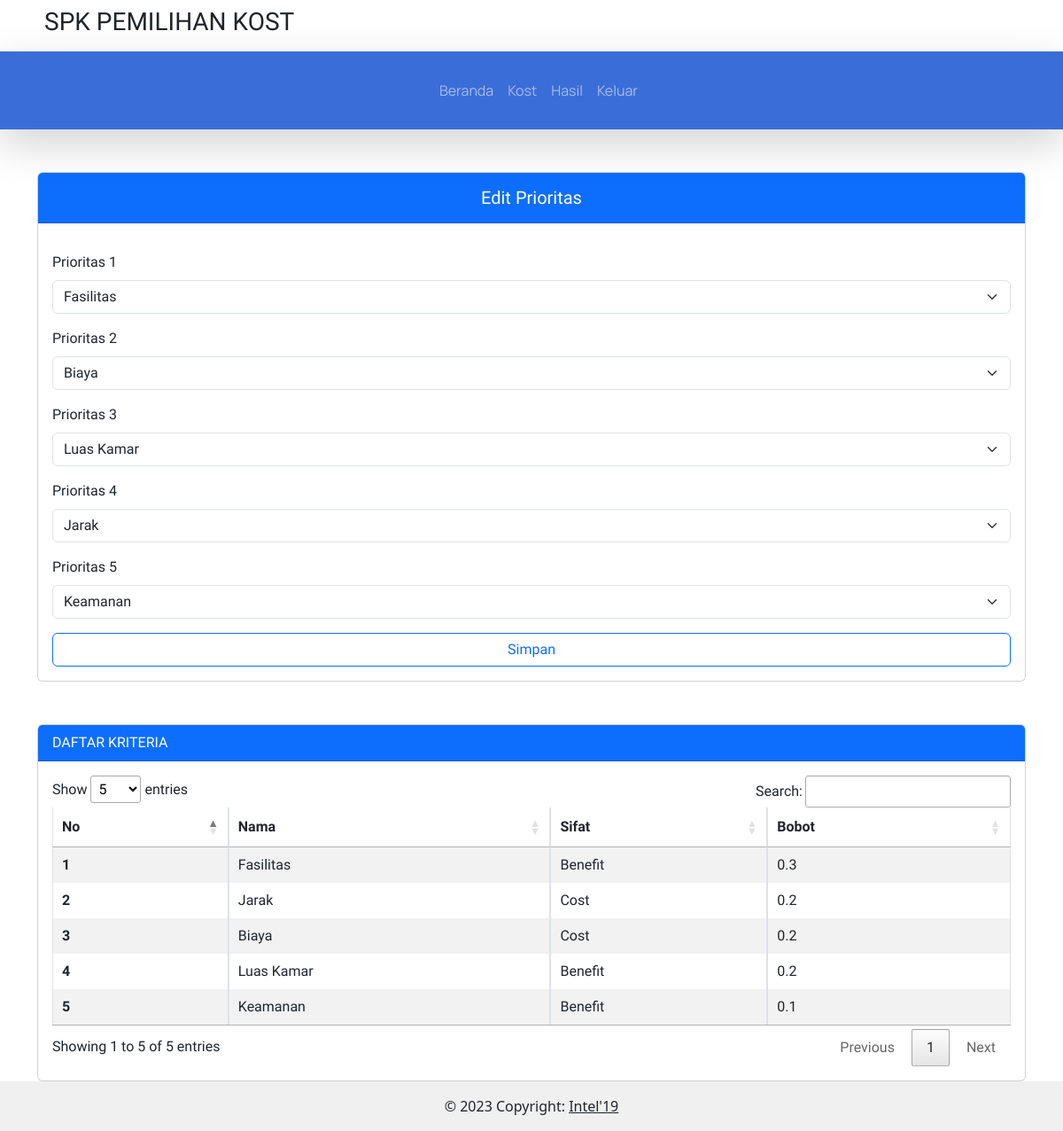
/user/kriteria_temp.php (signed in), run on an earlier commit of the app's database.
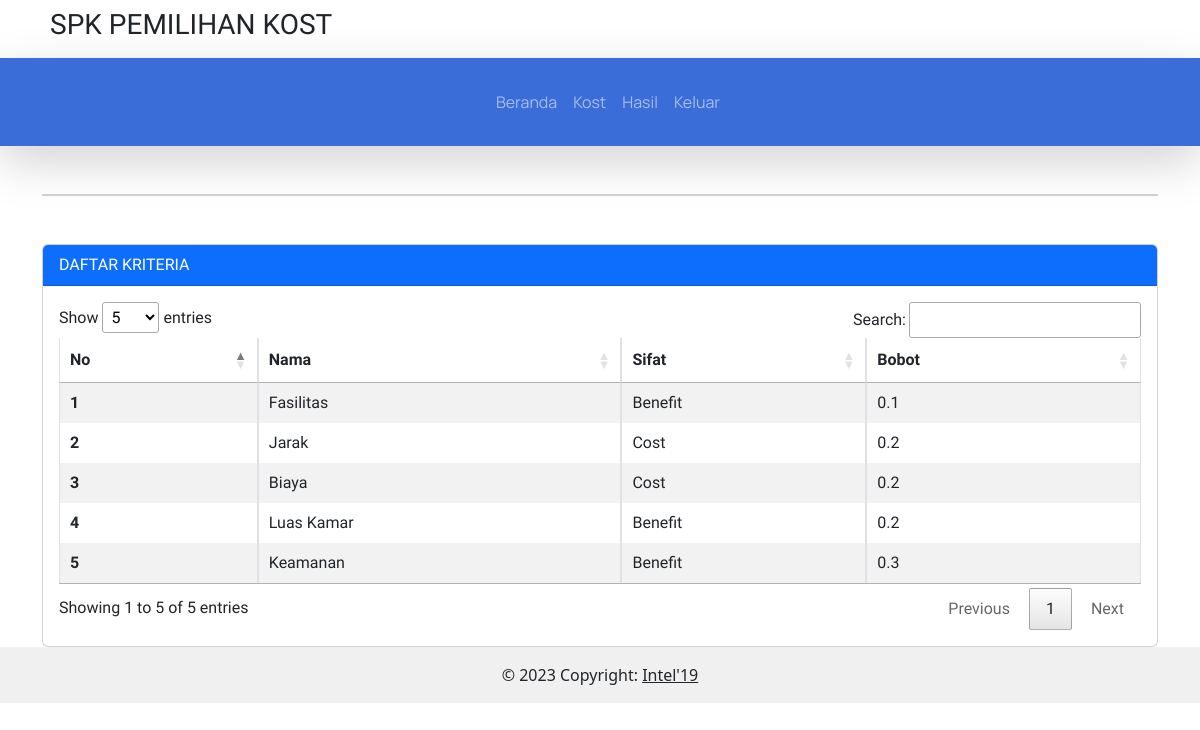
And on a later commit of the database.
### tables this page shows
CREATE TABLE `tabel_tampung` (
  `id` int(11) NOT NULL,
  `prio1` varchar(50) NOT NULL,
  `prio2` varchar(50) NOT NULL,
  `prio3` varchar(50) NOT NULL,
  `prio4` varchar(50) NOT NULL,
  `prio5` varchar(50) NOT NULL,
  `f_id_user` int(11) NOT NULL
);

CREATE TABLE `kriteria` (
  `id_kriteria` char(2) NOT NULL,
  `nama_kriteria` varchar(20) NOT NULL,
  `jenis_kriteria` varchar(30) NOT NULL
);

CREATE TABLE `bobot_kriteria` (
  `id_bobot` int(11) NOT NULL,
  `C1` float NOT NULL,
  `C2` float NOT NULL,
  `C3` float NOT NULL,
  `C4` float NOT NULL,
  `C5` float NOT NULL,
  `f_id_user` int(5) NOT NULL
);

### config.php (called while the page is built, shortened)
<?php
function connectDatabase()
{
    $conn = new mysqli(DB_HOST, DB_USERNAME, DB_PASSWORD, DB_NAME);
    return $conn;
}
?>

### user/functions/kriteria.php (called while the page is built, shortened)
<?php
require_once '../config.php';
class Kriteria{
    private $db;
    public function __construct()
    {
        $this->db = connectDatabase();
    }
    public function getKriteria($id_user)
    {
        return $this->db->query("SELECT * FROM `kriteria` JOIN bobot_kriteria ON bobot_kriteria.f_id_user = '$id_user'");
    }
}
$Kriteria = new Kriteria();
?>

### user/kriteria_temp.php (the view, shortened to what the changed rows need)
<?php
require_once './../includes/header.php';
require_once './functions/kriteria.php';
$id_user = $_SESSION['id_user'];
$data_Kriteria = $Kriteria->getKriteria($id_user);
$dataKriteria = [
    "Fasilitas", "Jarak", "Biaya", "Luas Kamar", "Keamanan"
];
$dataTampung = $koneksi->query("SELECT * FROM tabel_tampung WHERE f_id_user='$id_user'");
?>
<div class="container" style="font-family: 'Prompt', sans-serif">
    <div class="row">
        <div class="d-xxl-flex">
            <div class="col-xxl-3 mb-xxl-3 mt-5">
                <div class="card">
                    <?php if(mysqli_num_rows($data_Kriteria) >= 1):?>
                    <?php foreach ($dataTampung as $tampung) :?>
                    <div class="card-header bg-primary">
                        <h5 class="text-center text-white pt-2 col-12 btn-outline-primary">
                            Edit Prioritas
                        </h5>
                    </div>
                    <form method="post" action="">
                        <div class="card-body">
                            <div class="mb-3 mt-3">
                                <label for="prioritas_1" class="form-label">Prioritas 1</label>
                                <select class="form-select" id="prioritas_1" name="prioritas_1"
                                    aria-label="Default select example">
                                    <?php foreach($dataKriteria as $kriteria):?>
                                    <option <?= $tampung['prio1'] == $kriteria ? 'selected':''?>
                                        value="<?=$kriteria;?>">
                                        <?=$kriteria;?>
                                    </option>
                                    <?php endforeach;?>
                                </select>
                            </div>
                            <div class="mb-3 mt-3">
                                <label for="prioritas_2" class="form-label">Prioritas 2</label>
                                <select class="form-select" id="prioritas_2" name="prioritas_2">
                                    <?php foreach($dataKriteria as $kriteria):?>
                                    <option <?= $tampung['prio2'] == $kriteria ? 'selected':''?>
                                        value="<?=$kriteria;?>">
                                        <?=$kriteria;?>
                                    </option>
                                    <?php endforeach;?>
                                </select>
                            </div>
                            <div class="mb-3 mt-3">
                                <label for="prioritas_3" class="form-label">Prioritas 3</label>
                                <select class="form-select" id="prioritas_3" name="prioritas_3">
                                    <?php foreach($dataKriteria as $kriteria):?>
                                    <option <?= $tampung['prio3'] == $kriteria ? 'selected':''?>
                                        value="<?=$kriteria;?>">
                                        <?=$kriteria;?>
                                    </option>
                                    <?php endforeach;?>
                                </select>
                            </div>
                            <div class="mb-3 mt-3">
                                <label for="prioritas_4" class="form-label">Prioritas 4</label>
                                <select class="form-select" id="prioritas_4" name="prioritas_4">
                                    <?php foreach($dataKriteria as $kriteria):?>
                                    <option <?= $tampung['prio4'] == $kriteria ? 'selected':''?>
                                        value="<?=$kriteria;?>">
                                        <?=$kriteria;?>
                                    </option>
                                    <?php endforeach;?>
                                </select>
                            </div>
                            <div class="mb-3 mt-3">
                                <label for="prioritas_5" class="form-label">Prioritas 5</label>
                                <select class="form-select" id="prioritas_5" name="prioritas_5">
                                    <?php foreach($dataKriteria as $kriteria):?>
                                    <option <?= $tampung['prio5'] == $kriteria ? 'selected':''?>
                                        value="<?=$kriteria;?>">
                                        <?=$kriteria;?>
                                    </option>
                                    <?php endforeach;?>
                                </select>
                            </div>
                            <button type="submit" name="edit" class="btn col-12 btn-outline-primary">
                                Simpan
                            </button>
                        </div>
                    </form>
                    <?php endforeach;?>
                    <?php endif;?>
                </div>
            </div>
            <div class="col-xxl-9 mt-5 ms-xxl-5">
                <div class="card">
                    <div class="card-body">
                        <div class="table-responsive">
                            <table class="table table-striped table-bordered nowrap" style="width:100%" id="table">
                                <thead>
                                    <tr>
                                        <th scope="col">No</th>
                                        <th scope="col">Nama</th>
                                        <th scope="col">Sifat</th>
                                        <th scope="col">Bobot</th>
                                    </tr>
                                </thead>
                                <tbody class="table-group-divider">
                                    <?php foreach ($data_Kriteria as $key => $kriteria):?>
                                    <tr>
                                        <th scope="row"><?=$key+1;?></th>
                                        <td><?=$kriteria['nama_kriteria'];?></td>
                                        <td><?=$kriteria['jenis_kriteria'];?></td>
                                        <td><?=$kriteria['C'.$key+1];?></td>
                                    </tr>
                                    <?php endforeach;?>
                                </tbody>
                            </table>
                        </div>
                    </div>
                </div>
            </div>
        </div>
    </div>
</div>
<?php
require_once './../includes/footer.php';
?>

What changed in the data, as far as the page shows it:
removed tabel_tampung: prioritas_1 "Fasilitas", prioritas_2 "Biaya", prioritas_3 "Luas Kamar", prioritas_4 "Jarak", prioritas_5 "Keamanan"
computed for kriteria "Fasilitas": bobot_kriteria.C1 "0.3" → "0.1"
computed for kriteria "Keamanan": bobot_kriteria.C5 "0.1" → "0.3"
